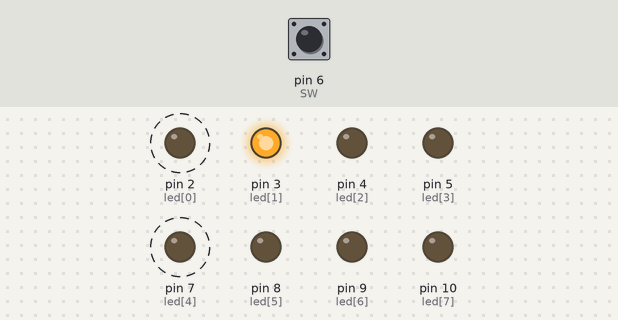
The sketch below on a simulated Arduino Uno, built with avr-gcc and run on an emulated ATmega328P. Shown: output pins drawn as LEDs (lit = HIGH). Dashed ring = blinking. The test bench sets the inputs (shaded band); at power-on: pin 6 (SW) LOW.

Above: at 0.15 s.
At 2.6 s:
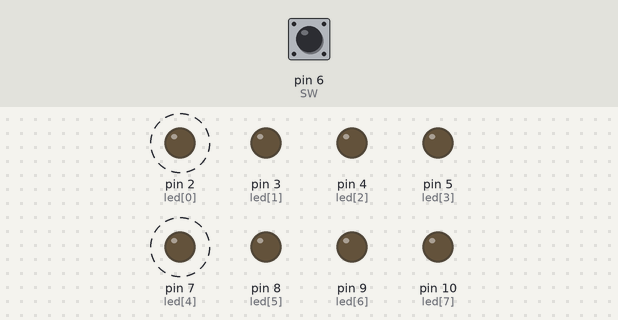
4.3 s: pin 6 (SW) pulled HIGH for 2 s
At 4.45 s:
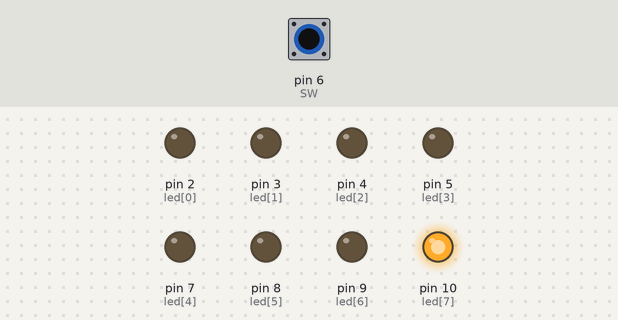
Timing chart, 0 to 13.8 s (numbered marks = the images above; inputs shaded):
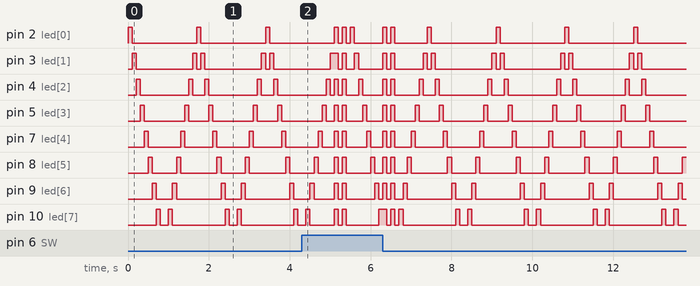

The sketch:

3.ino
```cpp
const byte NUM=8;
const byte led[]={2,3,4,5,7,8,9,10};
const byte SW=6;
const int delaytime=100;
int i;
void setup() {
 for(i=0;i<NUM;i++)
 { pinMode(led[i],OUTPUT);
   pinMode(SW,INPUT);
 }
}
void loop() {

boolean val = digitalRead(6);

if(val){
//on
digitalWrite(led[4],HIGH);


//自訂
 //全亮
 for(i=0;i<NUM;i++)
 {
 digitalWrite(led[i],HIGH);


 }
delay(delaytime);

 //全滅
 for(i=NUM-1;i>=0;i--)
 {


 digitalWrite(led[i],LOW);


 }
delay(delaytime);
 //全亮
  for(i=0;i<NUM;i++)
 {
 digitalWrite(led[i],HIGH);


 }
delay(delaytime);
 //全滅
 for(i=NUM-1;i>=0;i--)
 {


 digitalWrite(led[i],LOW);


 }

delay(delaytime);
//左

 for(i=0;i<NUM;i++)
 {
 digitalWrite(led[i],HIGH);
 delay(delaytime);
 digitalWrite(led[i],LOW);

 }


 //全亮
 for(i=0;i<NUM;i++)
 {
 digitalWrite(led[i],HIGH);


 }
delay(delaytime);
 //全滅
 for(i=NUM-1;i>=0;i--)
 {


 digitalWrite(led[i],LOW);


 }
delay(delaytime);
 //全亮
  for(i=0;i<NUM;i++)
 {
 digitalWrite(led[i],HIGH);


 }
delay(delaytime);
 //全滅
 for(i=NUM-1;i>=0;i--)
 {


 digitalWrite(led[i],LOW);


 }

//右
 for(i=8;i>0;i--)
 {
 digitalWrite(led[i],HIGH);
 delay(delaytime);
 digitalWrite(led[i],LOW);

 }


}

else{

//off
digitalWrite(led[4],LOW);


//左

 for(i=0;i<NUM;i++)
 {
 digitalWrite(led[i],HIGH);
 delay(delaytime);
 digitalWrite(led[i],LOW);

 }

delay(delaytime);


//右
 for(i=NUM;i>0;i--)
 {
 digitalWrite(led[i],HIGH);
 delay(delaytime);
 digitalWrite(led[i],LOW);

 }


}

}
```
